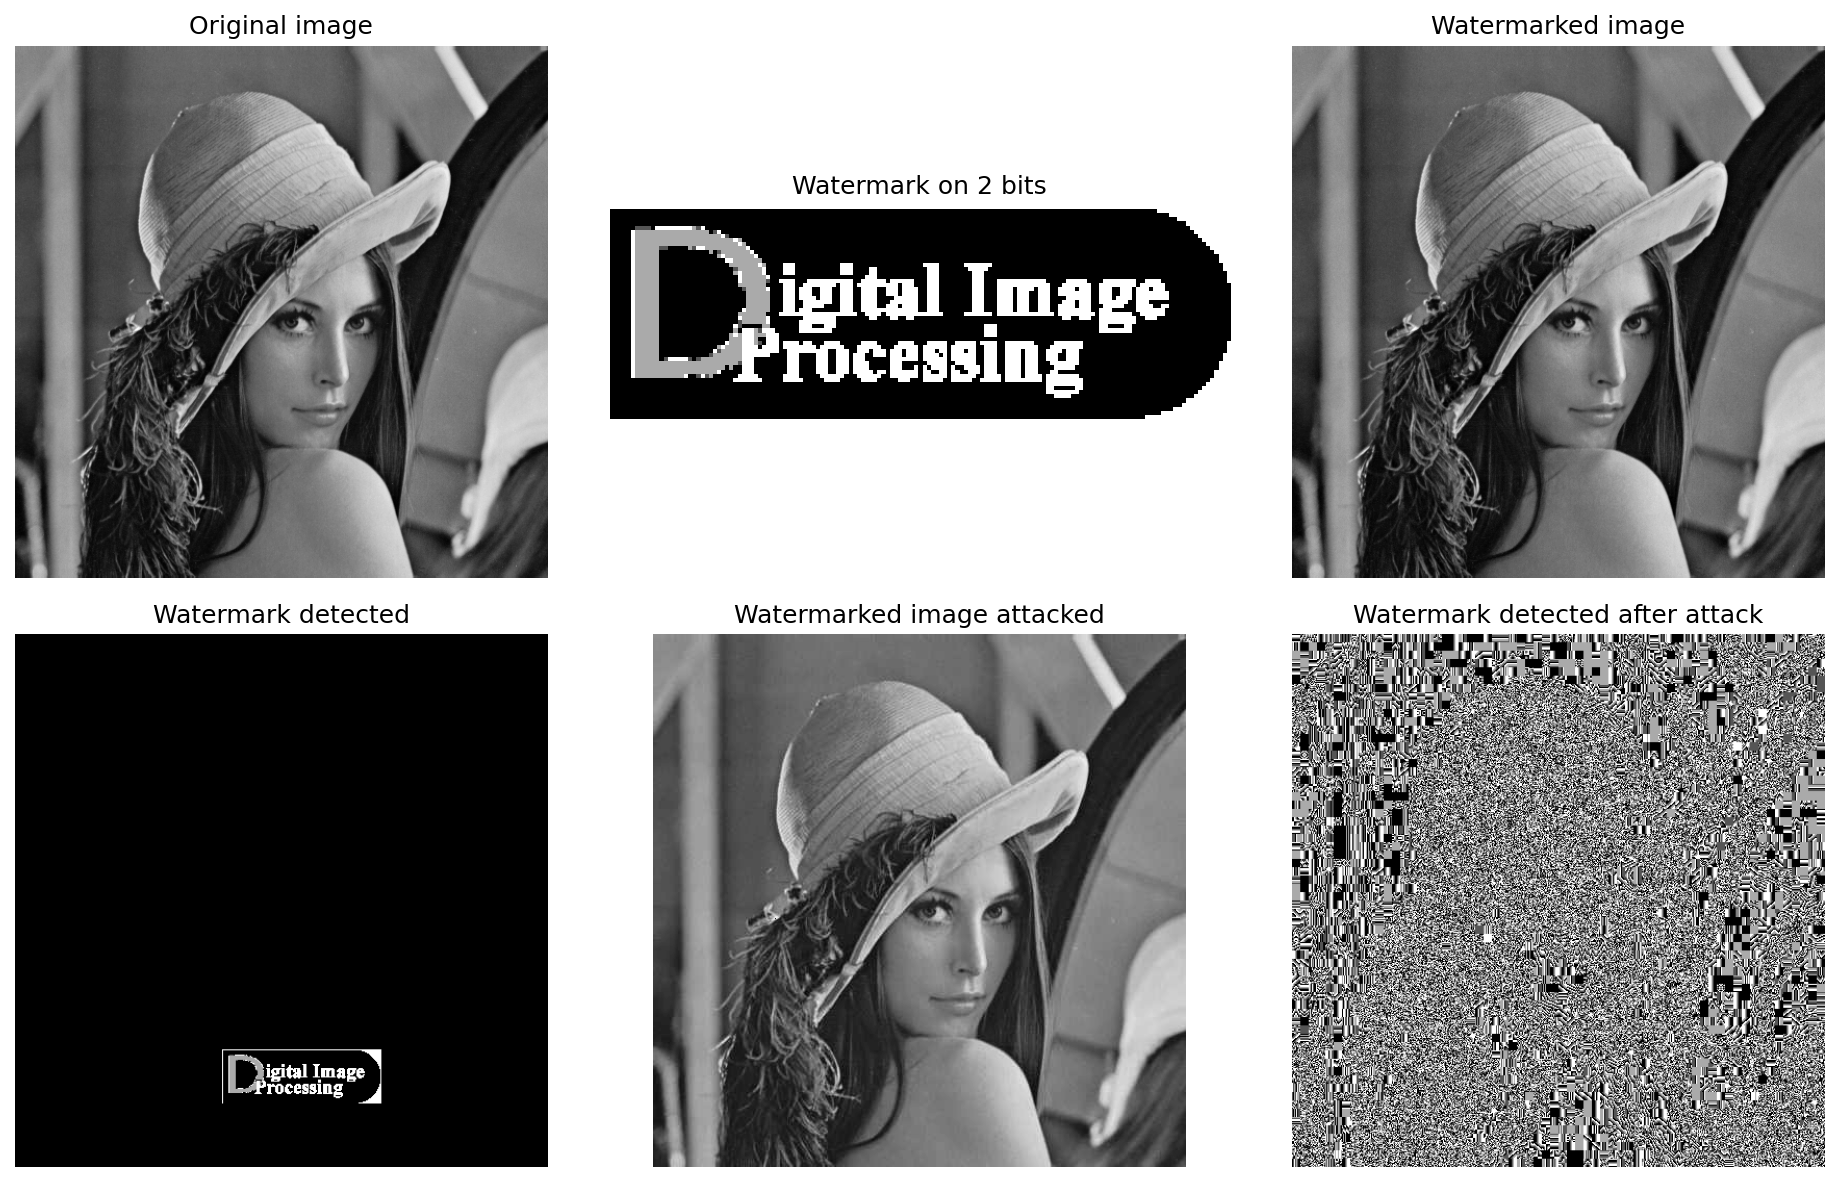

Write Python code to recreate this figure.
import numpy as np
import matplotlib.pyplot as plt
from skimage.io import imread

from libDIPUM.im2jpeg import im2jpeg
from libDIPUM.jpeg2im import jpeg2im
from libDIPUM.data_path import dip_data


# %% Figure848

# %% Parameters
row = 400
col = 200

# %% Data
f = imread(dip_data('lena.tif'))
if f.ndim == 3:
    f = f[..., 0]
f = f.astype(np.uint8)

# %% Watermark
w = imread(dip_data('Fig0850(a).tif'))
if w.ndim == 3:
    w = w[:, :, 0]
w = w.astype(np.uint8)

# %% Code it in 2 LSB bits from 0 to 3
w = np.bitwise_and(w, 3)

# %% Place it into a 512 by 512 image
temp = np.zeros_like(f, dtype=np.uint8)
rr0 = row - 1
cc0 = col - 1
temp[rr0:rr0 + 52, cc0:cc0 + 153] = w

# %% Fragile watermarking
fw = ((f // 4) * 4 + temp).astype(np.uint8)

# %% Decoding
w_hat = np.bitwise_and(fw, 3)

# %% Attack by using JPEG compression and decompression
fw_attack = jpeg2im(im2jpeg(fw))
w_attack_hat = np.bitwise_and(fw_attack.astype(np.uint8), 3)

# %% Display
fig = plt.figure(1, figsize=(13, 8))

plt.subplot(2, 3, 1)
plt.imshow(f, cmap='gray')
plt.title('Original image')
plt.axis('off')

plt.subplot(2, 3, 2)
plt.imshow(w, cmap='gray', vmin=0, vmax=3)
plt.title('Watermark on 2 bits')
plt.axis('off')

plt.subplot(2, 3, 3)
plt.imshow(fw, cmap='gray')
plt.title('Watermarked image')
plt.axis('off')

plt.subplot(2, 3, 4)
plt.imshow(w_hat, cmap='gray', vmin=0, vmax=3)
plt.title('Watermark detected')
plt.axis('off')

plt.subplot(2, 3, 5)
plt.imshow(fw_attack, cmap='gray')
plt.title('Watermarked image attacked')
plt.axis('off')

plt.subplot(2, 3, 6)
plt.imshow(w_attack_hat, cmap='gray', vmin=0, vmax=3)
plt.title('Watermark detected after attack')
plt.axis('off')

plt.tight_layout()
fig.savefig('Figure848.png', dpi=150, bbox_inches='tight')
plt.show()
